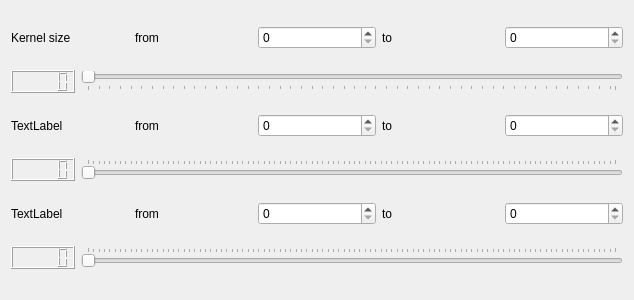
<?xml version="1.0" encoding="UTF-8"?>
<ui version="4.0">
 <class>FilterParameters</class>
 <widget class="QWidget" name="FilterParameters">
  <property name="geometry">
   <rect>
    <x>0</x>
    <y>0</y>
    <width>634</width>
    <height>300</height>
   </rect>
  </property>
  <property name="windowTitle">
   <string>Form</string>
  </property>
  <layout class="QVBoxLayout" name="verticalLayout">
   <item>
    <layout class="QHBoxLayout" name="horizontalLayout">
     <item>
      <widget class="QLabel" name="slider_name_label">
       <property name="text">
        <string>Kernel size</string>
       </property>
      </widget>
     </item>
     <item>
      <widget class="QLabel" name="from_label">
       <property name="text">
        <string>from</string>
       </property>
      </widget>
     </item>
     <item>
      <widget class="QSpinBox" name="spin_from">
       <property name="maximum">
        <number>9999</number>
       </property>
      </widget>
     </item>
     <item>
      <widget class="QLabel" name="to_label">
       <property name="text">
        <string>to</string>
       </property>
      </widget>
     </item>
     <item>
      <widget class="QSpinBox" name="spin_to">
       <property name="maximum">
        <number>9999</number>
       </property>
      </widget>
     </item>
    </layout>
   </item>
   <item>
    <layout class="QHBoxLayout" name="horizontalLayout_3">
     <item>
      <widget class="QLCDNumber" name="ksize_lcd"/>
     </item>
     <item>
      <widget class="QSlider" name="ksize_slider">
       <property name="minimum">
        <number>0</number>
       </property>
       <property name="singleStep">
        <number>3</number>
       </property>
       <property name="pageStep">
        <number>2</number>
       </property>
       <property name="orientation">
        <enum>Qt::Horizontal</enum>
       </property>
       <property name="tickPosition">
        <enum>QSlider::TicksBelow</enum>
       </property>
       <property name="tickInterval">
        <number>2</number>
       </property>
      </widget>
     </item>
    </layout>
   </item>
   <item>
    <layout class="QHBoxLayout" name="horizontalLayout_6">
     <item>
      <widget class="QLabel" name="slider_name_label_2">
       <property name="text">
        <string>TextLabel</string>
       </property>
      </widget>
     </item>
     <item>
      <widget class="QLabel" name="from_label_6">
       <property name="text">
        <string>from</string>
       </property>
      </widget>
     </item>
     <item>
      <widget class="QSpinBox" name="spin_from_2">
       <property name="maximum">
        <number>9999</number>
       </property>
      </widget>
     </item>
     <item>
      <widget class="QLabel" name="to_label_6">
       <property name="text">
        <string>to</string>
       </property>
      </widget>
     </item>
     <item>
      <widget class="QSpinBox" name="spin_to_4">
       <property name="maximum">
        <number>9999</number>
       </property>
      </widget>
     </item>
    </layout>
   </item>
   <item>
    <layout class="QHBoxLayout" name="horizontalLayout_2">
     <item>
      <widget class="QLCDNumber" name="second_lcd"/>
     </item>
     <item>
      <widget class="QSlider" name="second_parameter_slider">
       <property name="singleStep">
        <number>1</number>
       </property>
       <property name="orientation">
        <enum>Qt::Horizontal</enum>
       </property>
       <property name="tickPosition">
        <enum>QSlider::TicksAbove</enum>
       </property>
      </widget>
     </item>
    </layout>
   </item>
   <item>
    <layout class="QHBoxLayout" name="horizontalLayout_7">
     <item>
      <widget class="QLabel" name="slider_name_label_3">
       <property name="text">
        <string>TextLabel</string>
       </property>
      </widget>
     </item>
     <item>
      <widget class="QLabel" name="from_label_7">
       <property name="text">
        <string>from</string>
       </property>
      </widget>
     </item>
     <item>
      <widget class="QSpinBox" name="spin_from_3">
       <property name="maximum">
        <number>9999</number>
       </property>
      </widget>
     </item>
     <item>
      <widget class="QLabel" name="to_label_7">
       <property name="text">
        <string>to</string>
       </property>
      </widget>
     </item>
     <item>
      <widget class="QSpinBox" name="spin_to_5">
       <property name="maximum">
        <number>9999</number>
       </property>
      </widget>
     </item>
    </layout>
   </item>
   <item>
    <layout class="QHBoxLayout" name="horizontalLayout_4">
     <item>
      <widget class="QLCDNumber" name="third_lcd"/>
     </item>
     <item>
      <widget class="QSlider" name="third_parameter_slider">
       <property name="orientation">
        <enum>Qt::Horizontal</enum>
       </property>
       <property name="tickPosition">
        <enum>QSlider::TicksAbove</enum>
       </property>
      </widget>
     </item>
    </layout>
   </item>
  </layout>
 </widget>
 <resources/>
 <connections>
  <connection>
   <sender>ksize_slider</sender>
   <signal>valueChanged(int)</signal>
   <receiver>ksize_lcd</receiver>
   <slot>display(int)</slot>
   <hints>
    <hint type="sourcelabel">
     <x>351</x>
     <y>77</y>
    </hint>
    <hint type="destinationlabel">
     <x>41</x>
     <y>77</y>
    </hint>
   </hints>
  </connection>
  <connection>
   <sender>second_parameter_slider</sender>
   <signal>valueChanged(int)</signal>
   <receiver>second_lcd</receiver>
   <slot>display(int)</slot>
   <hints>
    <hint type="sourcelabel">
     <x>351</x>
     <y>173</y>
    </hint>
    <hint type="destinationlabel">
     <x>41</x>
     <y>173</y>
    </hint>
   </hints>
  </connection>
  <connection>
   <sender>third_parameter_slider</sender>
   <signal>valueChanged(int)</signal>
   <receiver>third_lcd</receiver>
   <slot>display(int)</slot>
   <hints>
    <hint type="sourcelabel">
     <x>351</x>
     <y>269</y>
    </hint>
    <hint type="destinationlabel">
     <x>41</x>
     <y>269</y>
    </hint>
   </hints>
  </connection>
  <connection>
   <sender>spin_from</sender>
   <signal>valueChanged(int)</signal>
   <receiver>FilterParameters</receiver>
   <slot>set_min_ksize_slider()</slot>
   <hints>
    <hint type="sourcelabel">
     <x>316</x>
     <y>29</y>
    </hint>
    <hint type="destinationlabel">
     <x>316</x>
     <y>149</y>
    </hint>
   </hints>
  </connection>
  <connection>
   <sender>spin_to</sender>
   <signal>valueChanged(int)</signal>
   <receiver>FilterParameters</receiver>
   <slot>set_max_ksize_slider()</slot>
   <hints>
    <hint type="sourcelabel">
     <x>564</x>
     <y>29</y>
    </hint>
    <hint type="destinationlabel">
     <x>316</x>
     <y>149</y>
    </hint>
   </hints>
  </connection>
  <connection>
   <sender>spin_from_2</sender>
   <signal>valueChanged(int)</signal>
   <receiver>FilterParameters</receiver>
   <slot>set_min_second_slider()</slot>
   <hints>
    <hint type="sourcelabel">
     <x>316</x>
     <y>125</y>
    </hint>
    <hint type="destinationlabel">
     <x>316</x>
     <y>149</y>
    </hint>
   </hints>
  </connection>
  <connection>
   <sender>spin_to_4</sender>
   <signal>valueChanged(int)</signal>
   <receiver>FilterParameters</receiver>
   <slot>set_max_second_slider()</slot>
   <hints>
    <hint type="sourcelabel">
     <x>564</x>
     <y>125</y>
    </hint>
    <hint type="destinationlabel">
     <x>316</x>
     <y>149</y>
    </hint>
   </hints>
  </connection>
  <connection>
   <sender>spin_to_5</sender>
   <signal>valueChanged(int)</signal>
   <receiver>FilterParameters</receiver>
   <slot>set_max_third_slider()</slot>
   <hints>
    <hint type="sourcelabel">
     <x>564</x>
     <y>221</y>
    </hint>
    <hint type="destinationlabel">
     <x>316</x>
     <y>149</y>
    </hint>
   </hints>
  </connection>
  <connection>
   <sender>spin_from_3</sender>
   <signal>valueChanged(int)</signal>
   <receiver>FilterParameters</receiver>
   <slot>set_min_third_slider()</slot>
   <hints>
    <hint type="sourcelabel">
     <x>316</x>
     <y>221</y>
    </hint>
    <hint type="destinationlabel">
     <x>316</x>
     <y>149</y>
    </hint>
   </hints>
  </connection>
  <connection>
   <sender>ksize_slider</sender>
   <signal>valueChanged(int)</signal>
   <receiver>FilterParameters</receiver>
   <slot>on_change(int)</slot>
   <hints>
    <hint type="sourcelabel">
     <x>351</x>
     <y>77</y>
    </hint>
    <hint type="destinationlabel">
     <x>316</x>
     <y>149</y>
    </hint>
   </hints>
  </connection>
  <connection>
   <sender>second_parameter_slider</sender>
   <signal>valueChanged(int)</signal>
   <receiver>FilterParameters</receiver>
   <slot>on_change(int)</slot>
   <hints>
    <hint type="sourcelabel">
     <x>351</x>
     <y>173</y>
    </hint>
    <hint type="destinationlabel">
     <x>316</x>
     <y>149</y>
    </hint>
   </hints>
  </connection>
  <connection>
   <sender>third_parameter_slider</sender>
   <signal>valueChanged(int)</signal>
   <receiver>FilterParameters</receiver>
   <slot>on_change(int)</slot>
   <hints>
    <hint type="sourcelabel">
     <x>351</x>
     <y>269</y>
    </hint>
    <hint type="destinationlabel">
     <x>316</x>
     <y>149</y>
    </hint>
   </hints>
  </connection>
 </connections>
 <slots>
  <slot>set_min_ksize_slider()</slot>
  <slot>set_max_ksize_slider()</slot>
  <slot>set_max_second_slider()</slot>
  <slot>set_min_second_slider()</slot>
  <slot>set_max_third_slider()</slot>
  <slot>set_min_third_slider()</slot>
  <slot>on_change()</slot>
 </slots>
</ui>
